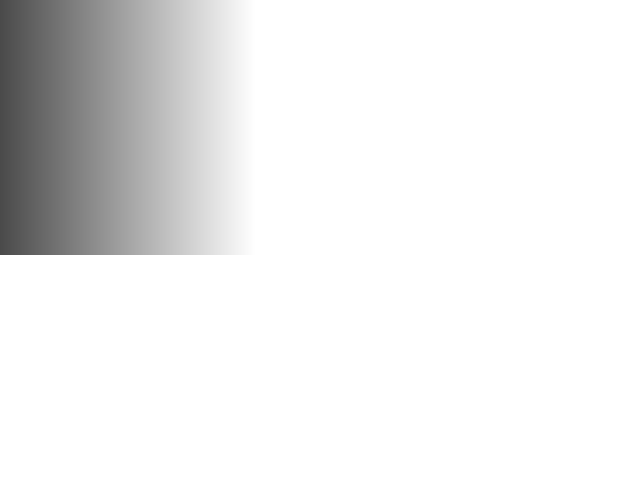
Frame 1 (no input)
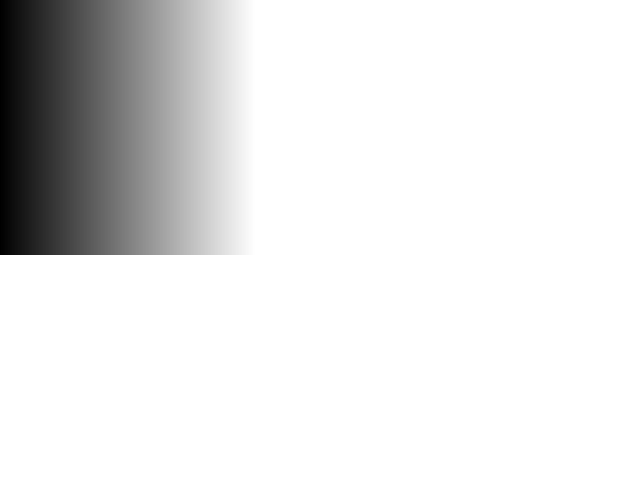
Frame 60 (the mouse pressed at the canvas centre just before this capture)
Frame 120 (the mouse held since frame 60 and released just before this capture): identical to frame 60, image omitted

The Processing sketch that drew these frames (run headless with seeded random() and noise(); from frame 60 on, the mouse is pressed at the canvas centre):

// Processing sketch: pixelTest
// ── pixelTest.pde
void setup()
{
  size(640, 480);
  background(0xFF);
  colorMode(RGB); 
  noStroke();
}

void draw()
{
  for(int i = 0; i < 0xFF; i++) {
    for(int j = 0; j < 0xFF; j++) {
      stroke(i);
      point(i, j); 
    }
  }
}
